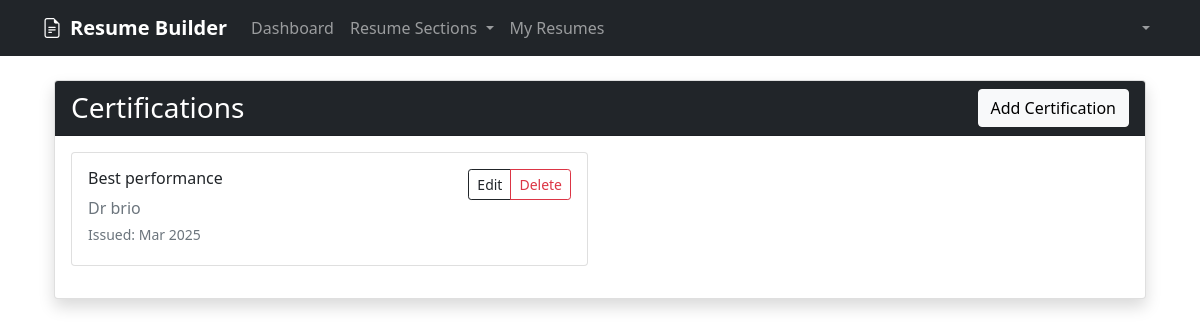
The app's page /dashboard/certifications/ (signed in) with its own data.
### resume_builder/models.py (models this page shows, shortened)
class Certification(models.Model):
    user = models.ForeignKey(User, on_delete=models.CASCADE)
    name = models.CharField(max_length=200)
    issuing_organization = models.CharField(max_length=200)
    issue_date = models.DateField()
    expiry_date = models.DateField(null=True, blank=True)
    credential_id = models.CharField(max_length=100, blank=True, null=True)
    url = models.URLField(blank=True, null=True)
    created_at = models.DateTimeField(auto_now_add=True)
    updated_at = models.DateTimeField(auto_now=True)

### resume_builder/views.py (the view)
# urls.py: path('certifications/', views.certification_list, name='certification_list'),
@login_required
def certification_list(request):
    check = require_resume(request)
    if check: return check
    certifications = Certification.objects.filter(user=request.user).order_by('-issue_date')
    return render(request, 'resume_builder/certification_list.html', {'certifications': certifications})

### resume_builder/views.py (called while the page is built)
def require_resume(request):
    if not Resume.objects.filter(user=request.user).exists():
        messages.warning(request, 'You must create a resume before adding other information.')
        return redirect('resume_template_select')
    return None

### templates/resume_builder/certification_list.html (shortened to what this page needs)
{% extends 'base.html' %}
{% block content %}
<div class="container mt-4">
    <div class="row">
        <div class="col-12">
            <div class="card shadow">
                <div class="card-header bg-dark text-white d-flex justify-content-between align-items-center">
                    <h3 class="mb-0">Certifications</h3>
                    <a href="{% url 'certification_create' %}" class="btn btn-light">Add Certification</a>
                </div>
                <div class="card-body">
                    {% if certifications %}
                        <div class="row">
                            {% for certification in certifications %}
                                <div class="col-md-6 mb-3">
                                    <div class="card h-100">
                                        <div class="card-body">
                                            <div class="d-flex justify-content-between align-items-start">
                                                <div class="flex-grow-1">
                                                    <h6 class="card-title">{{ certification.name }}</h6>
                                                    <p class="card-text text-muted mb-1">{{ certification.issuing_organization }}</p>
                                                    <p class="card-text small text-muted mb-1">
                                                        Issued: {{ certification.issue_date|date:"M Y" }}
                                                    </p>
                                                </div>
                                                <div class="btn-group ms-2" role="group">
                                                    <a href="{% url 'certification_update' certification.pk %}" class="btn btn-sm btn-outline-dark">Edit</a>
                                                    <a href="{% url 'certification_delete' certification.pk %}" class="btn btn-sm btn-outline-danger">Delete</a>
                                                </div>
                                            </div>
                                        </div>
                                    </div>
                                </div>
                            {% endfor %}
                        </div>
                    {% else %}
                        <div class="text-center py-4">
                            <h5 class="text-muted">No certifications added yet</h5>
                            <p class="text-muted">Add your professional certifications to showcase your expertise and qualifications.</p>
                            <a href="{% url 'certification_create' %}" class="btn btn-dark">Add First Certification</a>
                        </div>
                    {% endif %}
                </div>
            </div>
        </div>
    </div>
</div>
{% endblock %}

### records on screen
Certification: name "Best performance", issuing_organization "Dr brio", issue_date "Mar 2025"
